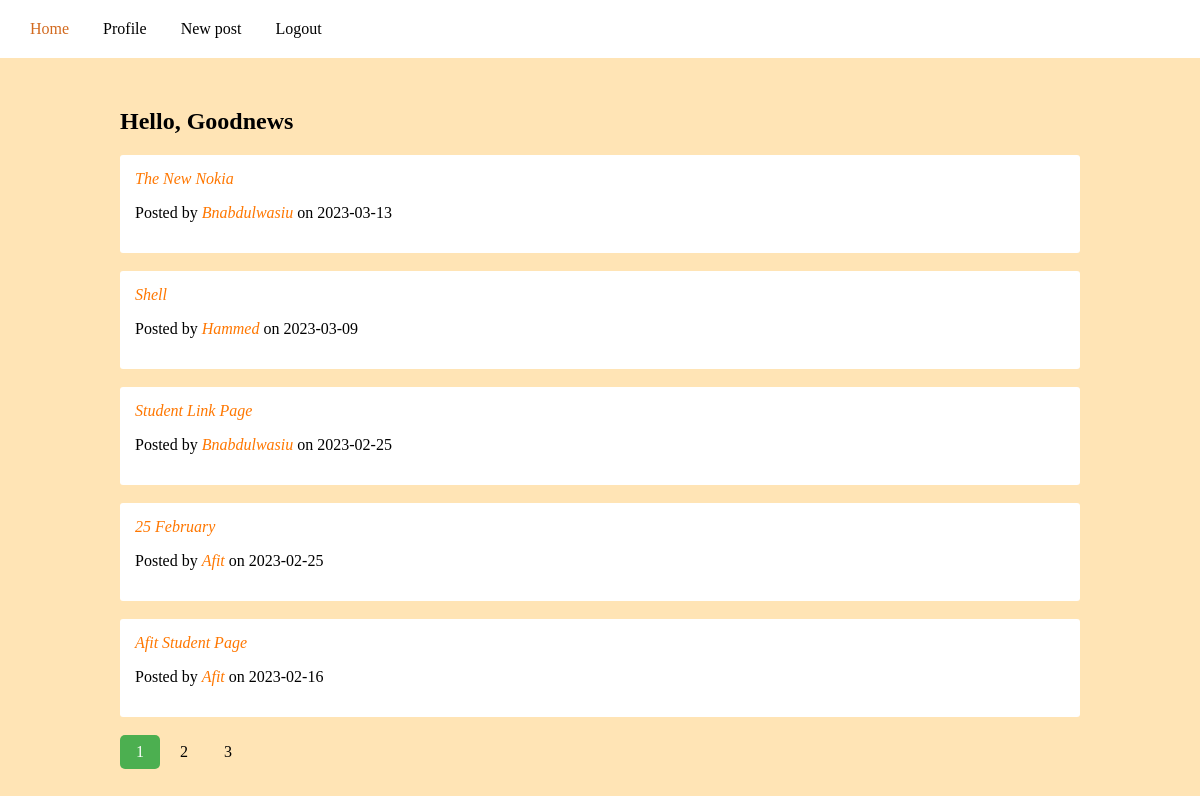
Page /home (signed in) on the committed database.
### myshare/models.py (models this page shows, shortened)
class User(db.Model, UserMixin):
    id = db.Column(db.Integer, primary_key=True)
    username = db.Column(db.String(20), unique=True, nullable=False)
    email = db.Column(db.String(120), unique=True, nullable=False)
    image_file = db.Column(db.String(20), nullable=False, default="default.jpg")
    password = db.Column(db.String(60), nullable=False)
    links = db.relationship("Link", backref="author", lazy=True)

class Link(db.Model):
    id = db.Column(db.Integer, primary_key=True)
    title = db.Column(db.String(100), nullable=False)
    date_posted = db.Column(db.DateTime, nullable=False, default=datetime.utcnow)
    content = db.Column(db.Text, nullable=False)
    user_id = db.Column(db.Integer, db.ForeignKey("user.id"), nullable=False)

### myshare/main/routes.py (the view)
@main.route('/')
@main.route('/home')
@login_required
def home():
    page = request.args.get("page", 1, type=int)
    links = Link.query.order_by(Link.date_posted.desc()).paginate(page=page, per_page=5)
    return render_template("home.html", links=links)

### myshare/models.py (called while the page is built)
@login_manager.user_loader
def load_user(user_id):
    return User.query.get(int(user_id))

### myshare/templates/home.html (shortened to what this page needs)
{% extends "base.html" %} {% block title %}Home{% endblock%}
{% block content%}
<h2>Hello, {{ current_user.username }}</h2>
{% for link in links.items %}
<div class="con-div">
    <a class="text" href={{ link.content }}>{{ link.title.title() }}</a>
    <p>Posted by <a class="text" href="{{ url_for('users.user_posts', username=link.author.username) }}">{{ link.author.username.title() }}</a> on {{ link.date_posted.strftime("%Y-%m-%d") }}</p>
</div>
<br>
{% endfor %}
{% for page_num in links.iter_pages(left_edge=1, right_edge=1, left_current=1, right_current=2) %}
    {% if page_num %}
        {% if links.page == page_num %}
        <div class="paginate">
            <a href="{{ url_for('main.home', page=page_num) }}" class="active">{{ page_num }}</a>
        </div>
        {% else %}
        <div class="paginate">
            <a href="{{ url_for('main.home', page=page_num) }}">{{ page_num }}</a>
        </div>
        {% endif %}
    {% else %}
        ...
    {% endif %}
{% endfor %}
{% endblock %}

### myshare/static/styles.css (style rules this page uses)
body { margin: 0; background-color: moccasin; }
.text { text-decoration: none; font-style: italic; color:rgb(255, 119, 0) ; }
.con-div { border-width: 1px; padding: 15px; border-radius: 3px; background-color: white; }
.paginate { display: inline-block; }
.paginate a { color: black; float: left; padding: 8px 16px; text-decoration: none; }
.paginate a.active { background-color: #4CAF50; color: white; border-radius: 5px; }

### rows in the picture
User: username "Goodnews"
Link: title "The New Nokia", author.username "Bnabdulwasiu", date_posted "2023-03-13"
Link: title "Shell", author.username "Hammed", date_posted "2023-03-09"
Link: title "Student Link Page", author.username "Bnabdulwasiu", date_posted "2023-02-25"
Link: title "25 February", author.username "Afit", date_posted "2023-02-25"
Link: title "Afit Student Page", author.username "Afit", date_posted "2023-02-16"

### other values in the picture
{{ page_num }} "1"
{{ page_num }} "2" "3"
